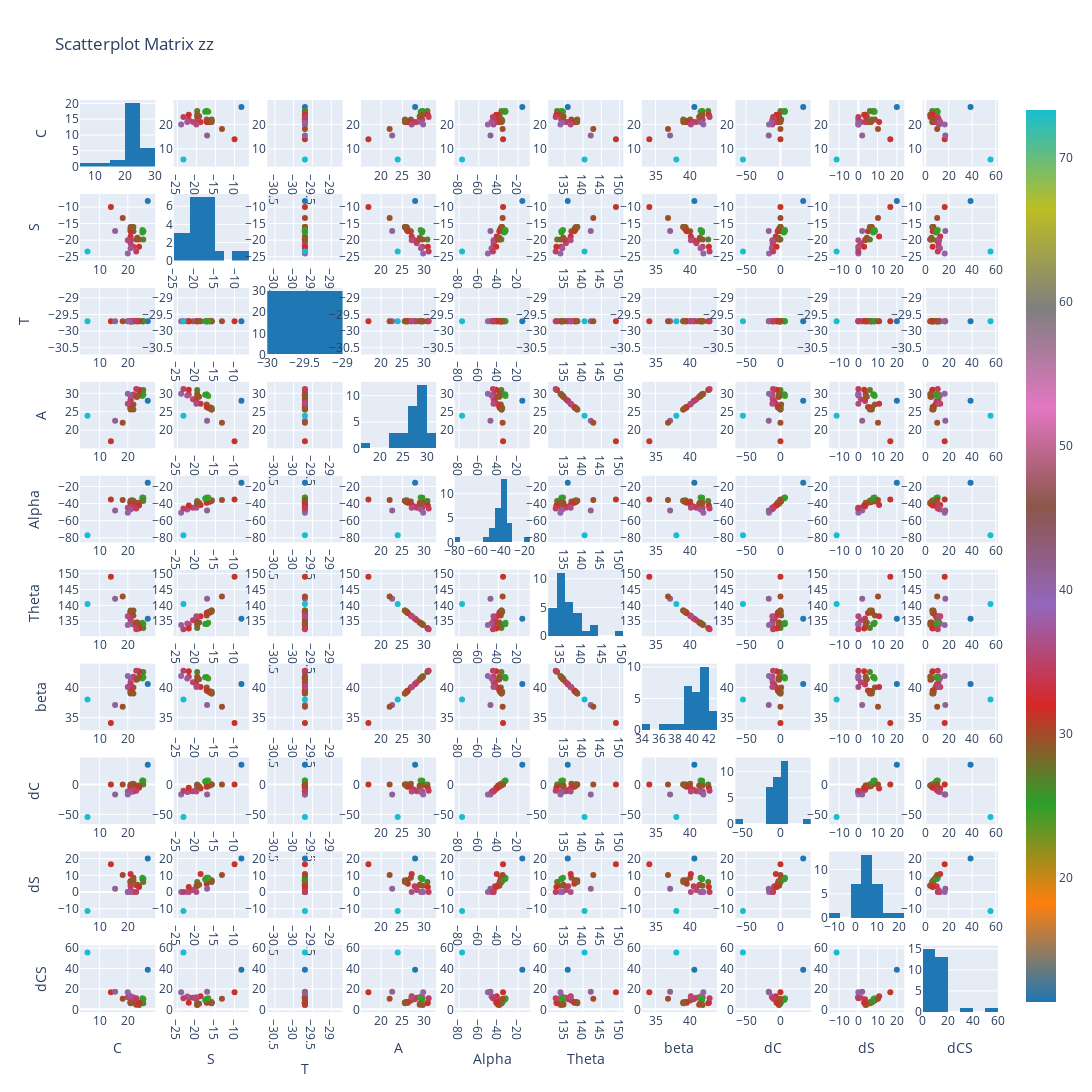

The notebook cell saved with this chart:
### Code cell
figure = ff.create_scatterplotmatrix(
df[['C','S','T','A','Alpha','Theta','beta','dC','dS', 'zz', 'dCS']],
width=2000, height=2000,
diag='histogram',
index='zz',
title='Scatterplot Matrix zz')
plot(figure, filename='plotly_scatterplot_zz.html')
figure.show()
